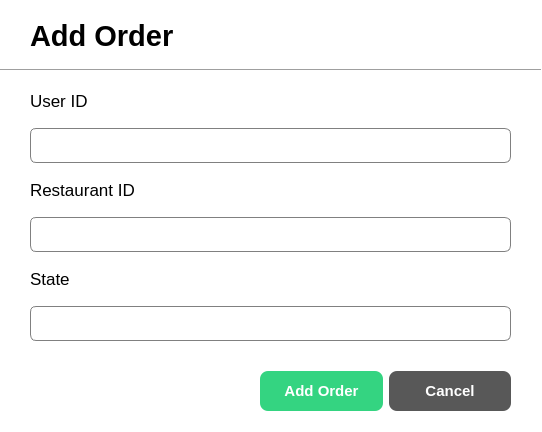
<?xml version="1.0" encoding="UTF-8"?>
<ui version="4.0">
 <class>AddPedidoDialog</class>
 <widget class="QDialog" name="AddPedidoDialog">
  <property name="geometry">
   <rect>
    <x>0</x>
    <y>0</y>
    <width>542</width>
    <height>432</height>
   </rect>
  </property>
  <property name="windowTitle">
   <string>Add order Dialog</string>
  </property>
  <property name="styleSheet">
   <string notr="true">QDialog{
	background-color: white;
}

QLineEdit{
	border: 1px solid gray;
	border-radius: 6px;
	padding-left: 15px;
height: 35px;
}

</string>
  </property>
  <widget class="QLabel" name="label">
   <property name="geometry">
    <rect>
     <x>30</x>
     <y>20</y>
     <width>231</width>
     <height>31</height>
    </rect>
   </property>
   <property name="font">
    <font>
     <pointsize>22</pointsize>
     <bold>true</bold>
    </font>
   </property>
   <property name="text">
    <string>Add Order</string>
   </property>
  </widget>
  <widget class="QWidget" name="layoutWidget">
   <property name="geometry">
    <rect>
     <x>30</x>
     <y>80</y>
     <width>481</width>
     <height>261</height>
    </rect>
   </property>
   <layout class="QVBoxLayout" name="verticalLayout_5">
    <item>
     <layout class="QVBoxLayout" name="verticalLayout">
      <item>
       <widget class="QLabel" name="label_2">
        <property name="font">
         <font>
          <pointsize>13</pointsize>
         </font>
        </property>
        <property name="text">
         <string>User ID</string>
        </property>
       </widget>
      </item>
      <item>
       <widget class="QLineEdit" name="lineEdit_userID">
        <property name="minimumSize">
         <size>
          <width>0</width>
          <height>35</height>
         </size>
        </property>
        <property name="maximumSize">
         <size>
          <width>16777215</width>
          <height>35</height>
         </size>
        </property>
       </widget>
      </item>
     </layout>
    </item>
    <item>
     <layout class="QVBoxLayout" name="verticalLayout_2">
      <item>
       <widget class="QLabel" name="label_3">
        <property name="font">
         <font>
          <pointsize>13</pointsize>
         </font>
        </property>
        <property name="text">
         <string>Restaurant ID</string>
        </property>
       </widget>
      </item>
      <item>
       <widget class="QLineEdit" name="lineEdit_restaurantID">
        <property name="minimumSize">
         <size>
          <width>0</width>
          <height>35</height>
         </size>
        </property>
        <property name="maximumSize">
         <size>
          <width>16777215</width>
          <height>35</height>
         </size>
        </property>
       </widget>
      </item>
     </layout>
    </item>
    <item>
     <layout class="QVBoxLayout" name="verticalLayout_3">
      <item>
       <widget class="QLabel" name="label_4">
        <property name="font">
         <font>
          <pointsize>13</pointsize>
         </font>
        </property>
        <property name="text">
         <string>State</string>
        </property>
       </widget>
      </item>
      <item>
       <widget class="QLineEdit" name="lineEdit_state">
        <property name="minimumSize">
         <size>
          <width>0</width>
          <height>35</height>
         </size>
        </property>
        <property name="maximumSize">
         <size>
          <width>16777215</width>
          <height>35</height>
         </size>
        </property>
       </widget>
      </item>
     </layout>
    </item>
   </layout>
  </widget>
  <widget class="QWidget" name="layoutWidget">
   <property name="geometry">
    <rect>
     <x>260</x>
     <y>370</y>
     <width>251</width>
     <height>42</height>
    </rect>
   </property>
   <layout class="QHBoxLayout" name="horizontalLayout">
    <item>
     <widget class="QPushButton" name="btn_addOrder">
      <property name="minimumSize">
       <size>
        <width>0</width>
        <height>40</height>
       </size>
      </property>
      <property name="styleSheet">
       <string notr="true">QPushButton{
	background-color: #34D481;
	color: white;
	border: none;
	border-radius: 8px;
	font-weight: bold;
	font-size: 15px
}

QPushButton:hover {
    background-color: #28a766; 
    cursor: pointer;
}</string>
      </property>
      <property name="text">
       <string>Add Order</string>
      </property>
     </widget>
    </item>
    <item>
     <widget class="QPushButton" name="btn_cancel">
      <property name="minimumSize">
       <size>
        <width>0</width>
        <height>40</height>
       </size>
      </property>
      <property name="styleSheet">
       <string notr="true">QPushButton{
	background-color: #585858;
	color: white;
	border: none;
	border-radius: 8px;
	font-weight: bold;
	font-size: 15px
}

QPushButton:hover {
    background-color: #7a7a7a;
    cursor: pointer; 
}</string>
      </property>
      <property name="text">
       <string>Cancel</string>
      </property>
     </widget>
    </item>
   </layout>
  </widget>
  <widget class="Line" name="line">
   <property name="geometry">
    <rect>
     <x>0</x>
     <y>60</y>
     <width>541</width>
     <height>20</height>
    </rect>
   </property>
   <property name="orientation">
    <enum>Qt::Horizontal</enum>
   </property>
  </widget>
 </widget>
 <resources/>
 <connections/>
</ui>
